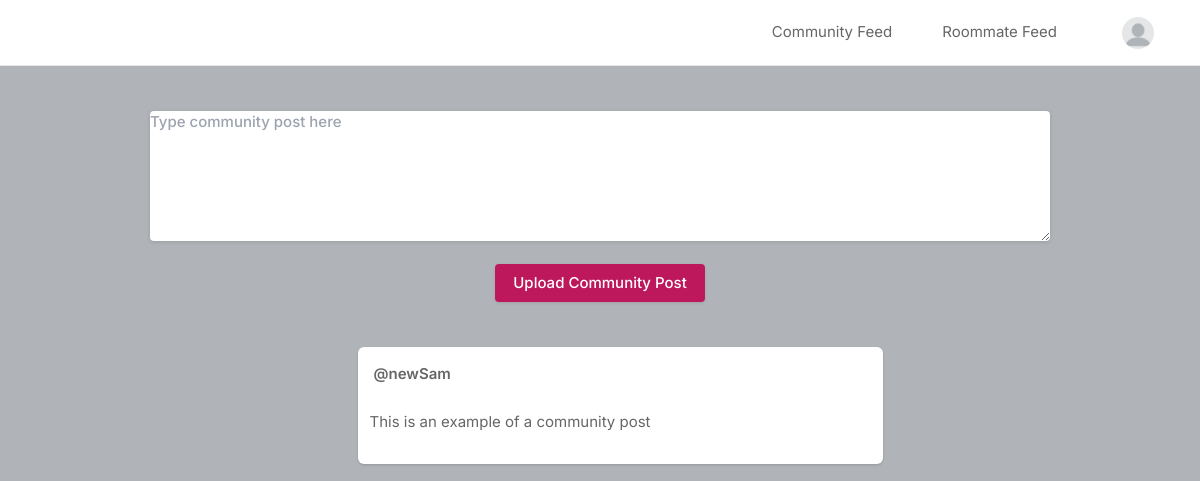
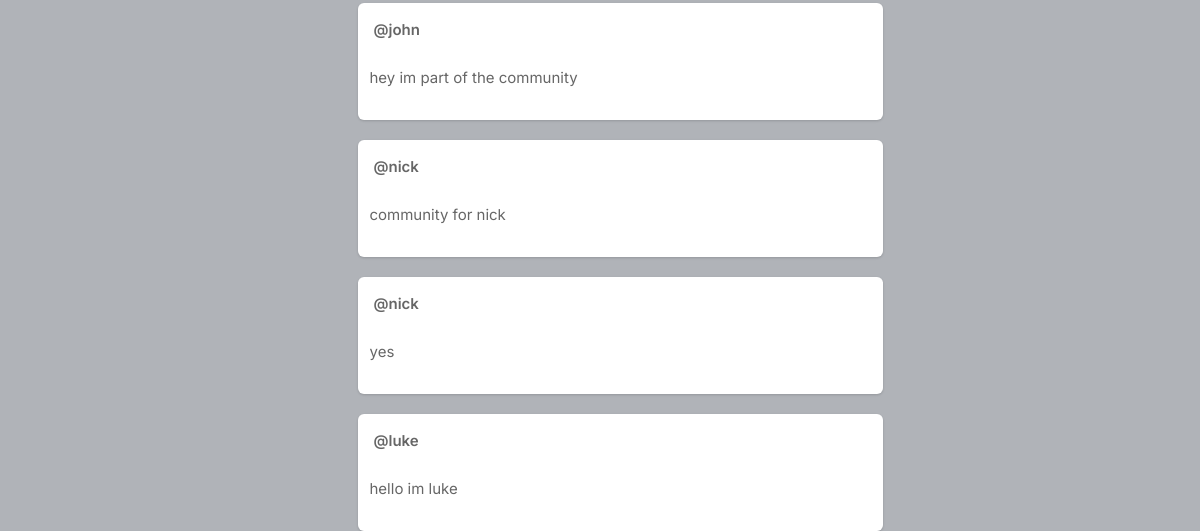
The page / (signed in) on the database as committed earlier (2 pictures, top to bottom).
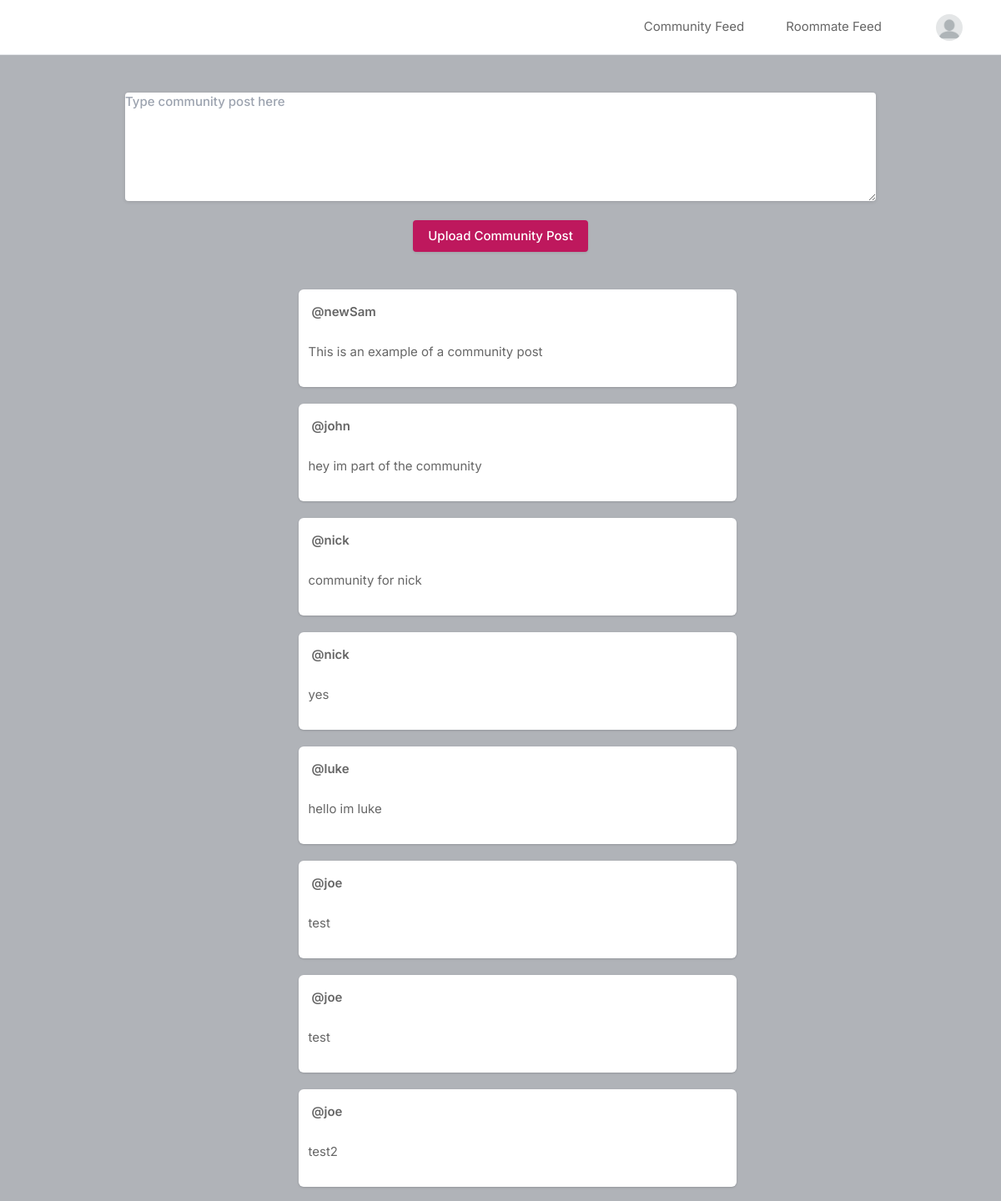
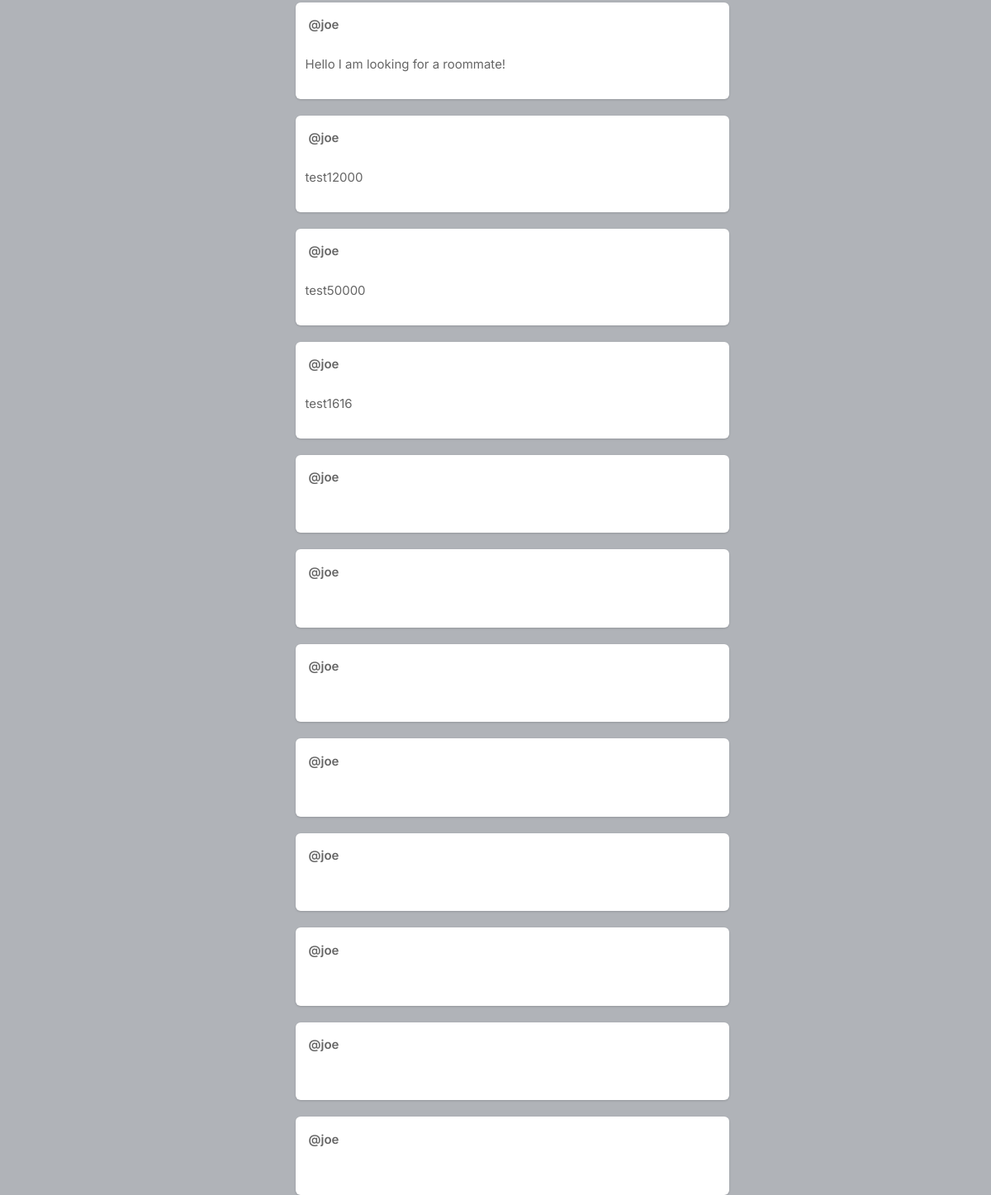
The same page on the database as committed later (2 pictures, top to bottom).
### core/models.py (models this page shows, shortened)
class Profile(models.Model):
    user = models.ForeignKey(User, on_delete=models.CASCADE)
    id_user = models.IntegerField()
    bio = models.TextField(blank=True)
    gender = models.TextField(blank=True)
    location = models.TextField(blank=True)
    profileimg = models.ImageField(upload_to='profile_images', default='blank-profile-picture.png')
    age = models.TextField(blank=True)
    sleeping_habits = models.TextField(blank=True)
    number_of_roommates = models.TextField(blank=True)
    personality_types = models.TextField(blank=True)
    interests = models.TextField(blank=True)

class Post(models.Model):
    id = models.UUIDField(primary_key=True, default=uuid.uuid4)
    user = models.CharField(max_length=100)
    caption = models.TextField()
    created_at = models.DateTimeField(default=datetime.now)

### core/views.py (the view)
# urls.py: path('', views.index, name='index'),
@login_required(login_url='signin')
def index(request):
    user_object = User.objects.get(username=request.user.username)
    user_profile = Profile.objects.get(user=user_object)
    posts = Post.objects.all()
    return render(request, 'index.html', {'user_profile': user_profile, 'posts': posts})

### templates/index.html (shortened to what this page needs)
{% load static %}
<!DOCTYPE html>
<html lang="en">
<head>
    <link rel="stylesheet" href="{% static 'assets/css/icons.css' %}">
    <link rel="stylesheet" href="{% static 'assets/css/uikit.css' %}">
    <link rel="stylesheet" href="{% static 'assets/css/style.css' %}">
    <link rel="stylesheet" href="{% static 'assets/css/tailwind.css' %}">
</head>
<body>
            <header>
                <div class="header_inner">
                    <div class="right-side lg:pr-4">
                        <a href="#">
                            Community Feed
                        </a>
                        <a href="#">
                            Roommate Feed
                        </a>
                        <a href="#">
                            <img src="{{user_profile.profileimg.url}}" class="header-avatar" alt="">
                        </a>
                    </div>
                </div>
            </header>
            <div class="container m-auto">
                <div class="flex flex-col choose-upload text-center">
                    <form action="upload" method="POST"enctype="multipart/form-data">
                    <div>
                        <textarea class="button soft-warning small" name="caption" placeholder="Type community post here"></textarea>
                    </div>
                    <br>
                    <button class="button bg-blue-700" type="submit">Upload Community Post</button>
                    </form>
                </div>
                <br>
                <br>
                <div class="lg:flex justify-center lg:space-x-10 lg:space-y-0 space-y-5">
                    <div class="space-y-5 flex-shrink-0 lg:w-7/12">
                        {% for post in posts %}
                        <div class="bg-white shadow rounded-md  -mx-2 lg:mx-0">
                            <div class="flex justify-between items-center px-4 py-3">
                                <div class="flex flex-1 items-center space-x-4">
                                    <span class="block font-semibold "><a href="/profile/{{post.user}}">@{{post.user}}</a></span>
                                </div>
                              <div>
                                <a href="#"> <i class="icon-feather-more-horizontal text-2xl hover:bg-gray-200 rounded-full p-2 transition -mr-1 "></i> </a>
                              </div>
                            </div>
                            <div>
                                <a href="#" class="flex items-center px-3 py-2 text-black-500 rounded-md ">
                                    {{post.caption}}
                                </a>
                            </div>
                            <br>
                        </div>
                        {% endfor %}
                    </div>
                    </div>
                </div>
</body>
</html>

### static/assets/css/style.css (style rules this page uses)
body { background-color: #B0B3B8!important; }
button { vertical-align: middle; }
span.button, button.button { background-color: #be185d; top: 0; color: #fff; position: relative; padding: 8px 18px; line-height: 22px; position: relative; font-weight: 500; font-size: 15px; display: inline-block; -webkit-transition: all 0.2s ease-in-out; transition: all 0.2s ease-in-out; cursor: pointer; overflow: hidden; border: none; border-radius: 4px; -webkit-box-shadow: 0 1px 3px rgba(0, 0, 0, 0.1); box-shadow: 0 1px 3px rgba(0, 0, 0, 0.1); }
textarea { height: 48px; line-height: 48px; padding: 0 20px; outline: none; font-size: 15px; color: #808080; margin: 0 0 16px 0; max-width: 100%; width: 100%; -webkit-box-sizing: border-box; box-sizing: border-box; display: block; background-color: #fff; font-weight: 500; opacity: 1; border-radius: 4px; border: none; -webkit-box-shadow: 0 1px 4px 0px rgba(0, 0, 0, 0.12); box-shadow: 0 1px 4px 0px rgba(0, 0, 0, 0.12); }
::placeholder { color: #808080; opacity: 1; }
textarea { height: auto; line-height: 27px; padding: 20px; min-height: 130px; -webkit-transition: none !important; transition: none !important; min-width: 100%; }
button { border: none; margin: 0; padding: 0; width: auto; overflow: visible; background: transparent; color: inherit; font: inherit; line-height: normal; cursor: pointer; }
a { color: #be185d; -webkit-transition: 0.3s; transition: 0.3s; outline: none !important; }
button { outline: none !important; }
img { max-width: 100%; }
body { color: #666; font-size: 15px; line-height: 27px; background-color: #f0f2f5; font-family: "Inter", sans-serif; text-transform: none; }
textarea, select { font-family: "Inter", sans-serif; text-transform: none; }
button, body .pac-container { font-family: "Inter", sans-serif; text-transform: none; }
@media (min-width: 1024px) { .container { max-width: 900px !important; padding-top: 45px; } }
header { background-color: #fff; left: 0; right: 0; top: 0; z-index: 99; height: 66px; display: -webkit-box; display: -ms-flexbox; display: flex; -webkit-box-align: center; -ms-flex-align: center; align-items: center; border-bottom: 1px solid #e5e7eb; }
header .header_inner { display: -webkit-box; display: -ms-flexbox; display: flex; -webkit-box-align: center; -ms-flex-align: center; align-items: center; max-width: 1090px; margin: auto; width: 100%; max-width: 100% !important; padding: 0 30px; }
header .header_inner .right-side { display: -webkit-box; display: -ms-flexbox; display: flex; -webkit-box-align: center; -ms-flex-align: center; align-items: center; -webkit-box-pack: end; -ms-flex-pack: end; justify-content: flex-end; margin-left: auto; }
header .header_inner .right-side .header-avatar { width: 32px; height: 32px; border-radius: 100%; margin-left: 15px; }

Rows that differ between the two databases and show on the page:
added Post: user "joe", caption "test"
added Post: user "joe", caption "test"
added Post: user "joe", caption "test2"
added Post: user "joe", caption "Hello I am looking for a roommate!"
added Post: user "joe", caption "test12000"
added Post: user "joe", caption "test50000"
added Post: user "joe", caption "test1616"
added Post: user "joe"
added Post: user "joe"
added Post: user "joe"
added Post: user "joe"
added Post: user "joe"
added Post: user "joe"
added Post: user "joe"
added Post: user "joe"
